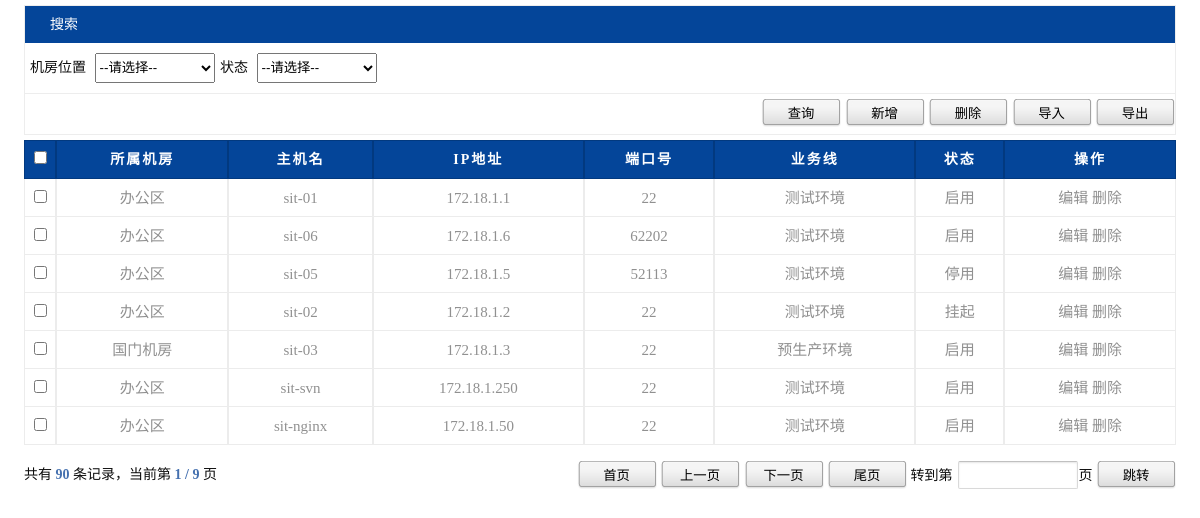
/app01/host_list/ (signed in), run on the app's committed database.
### app01/models.py (models this page shows)
class Host(models.Model):
    nid = models.AutoField(primary_key=True)
    hostname = models.CharField(max_length=32,db_index=True,verbose_name="主机名")
    ip = models.GenericIPAddressField(db_index=True)  #db_index=True 创建索引
    port = models.IntegerField()
    host_status_choices = (
        (1,"启用"),
        (2,"挂起"),
        (3,"停用"),
    )
    host_status_id = models.IntegerField(choices=host_status_choices, default=1)
    a = models.ForeignKey(to='Area',to_field='id')
    b = models.ForeignKey(to='Business',to_field='id')

class Area(models.Model):
    location = models.CharField(max_length=32,null=True)

class Business(models.Model):
    caption = models.CharField(max_length=32)
    code = models.CharField(max_length=32)

### app01/views.py (the view)
    def inner(request,*args,**kwargs):
        if not request.session.get('is_login', None):
            return redirect('/app01/login/')
        return func(request,*args,**kwargs)

### app01/views.py (called while the page is built)
def auth(func):
    def inner(request,*args,**kwargs):
        if not request.session.get('is_login', None):
            return redirect('/app01/login/')
        return func(request,*args,**kwargs)
    return inner

@auth
def host_list(request):
    user = request.session['username']
    host_l = models.Host.objects.all()
    area_l = models.Area.objects.all()
    status_l = []
    for row in host_l:
        status_l.append(row.get_host_status_id_display())
    status_l = list(set(status_l))
    return render(request,'host_list.html',{'host_l':host_l,'area_l':area_l,'status_l':status_l})

### templates/host_list.html (shortened to what this page needs)
<!DOCTYPE html>
<html>
<head>
<link href="/static/css/basic_layout.css" rel="stylesheet" type="text/css">
<link href="/static/css/common_style.css" rel="stylesheet" type="text/css">
<link rel="stylesheet" type="text/css" href="/static/css/jquery.fancybox-1.3.4.css" media="screen"></link>
</head>
<body>
	<form id="submitForm" name="submitForm" action="" method="post">
		<div id="container">
			<div class="ui_content">
				<div class="ui_text_indent">
					<div id="box_border">
						<div id="box_top">搜索</div>
						<div id="box_center">
							机房位置
							<select name="fangyuanEntity.fyXqCode" id="fyXq" class="ui_select01" onchange="getFyDhListByFyXqCode();">
                                <option value="">--请选择--</option>
                            </select>
							状态
							<select name="fangyuanEntity.fyStatus" id="fyStatus" class="ui_select01">
                                <option value="">--请选择--</option>
                            </select>
						</div>
						<div id="box_bottom">
							<input type="button" value="查询" class="ui_input_btn01" onclick="search();" />
							<input type="button" value="新增" class="ui_input_btn01" id="addBtn" />
							<input type="button" value="删除" class="ui_input_btn01" onclick="batchDel();" />
							<input type="button" value="导入" class="ui_input_btn01" id="importBtn" />
							<input type="button" value="导出" class="ui_input_btn01" onclick="exportExcel();" />
						</div>
					</div>
				</div>
			</div>
			<div class="ui_content">
				<div class="ui_tb">
					<table class="table" cellspacing="0" cellpadding="0" width="100%" align="center" border="0">
						<tr>
							<th width="30"><input type="checkbox" id="all" onclick="selectOrClearAllCheckbox(this);" />
							</th>
							<th>所属机房</th>
							<th>主机名</th>
							<th>IP地址</th>
							<th>端口号</th>
							<th>业务线</th>
							<th>状态</th>
							<th>操作</th>
						</tr>
                            {% for row in host_l %}
                                <tr>
                                    <td><input type="checkbox" name="IDCheck" value="{{ row.nid }}" class="acb" /></td>
                                    <td>{{ row.a.location }}</td>
                                    <td>{{ row.hostname }}</td>
                                    <td>{{ row.ip }}</td>
                                    <td>{{ row.port }}</td>
                                    <td>{{ row.b.caption }}</td>
                                    <td>{{ row.get_host_status_id_display }}</td>
                                    <td>
                                        <a href="/app01/hostedit-{{ row.nid }}" class="edit">编辑</a>
                                        <a href="/app01/hostdel-{{ row.nid }}">删除</a>
                                    </td>
                                </tr>
                            {% endfor %}
					</table>
				</div>
				<div class="ui_tb_h30">
					<div class="ui_flt" style="height: 30px; line-height: 30px;">
						共有
						<span class="ui_txt_bold04">90</span>
						条记录，当前第
						<span class="ui_txt_bold04">1
						/
						9</span>
						页
					</div>
					<div class="ui_frt">
							<input type="button" value="首页" class="ui_input_btn01" />
							<input type="button" value="上一页" class="ui_input_btn01" />
							<input type="button" value="下一页" class="ui_input_btn01"
								onclick="jumpNormalPage(2);" />
							<input type="button" value="尾页" class="ui_input_btn01"
								onclick="jumpNormalPage(9);" />
						转到第<input type="text" id="jumpNumTxt" class="ui_input_txt01" />页
							 <input type="button" class="ui_input_btn01" value="跳转" onclick="jumpInputPage(9);" />
					</div>
				</div>
			</div>
		</div>
	</form>
</body>
</html>

### static/css/basic_layout.css (style rules this page uses)
#container { width: 96%; margin: 0 auto; overflow: hidden; }
.ui_content { margin-top: 5px; overflow: auto; clear: both; }
.ui_tb { overflow: visible; margin-bottom: 15px; }
.ui_tb_h30 { height: 30px; overflow: auto; }
#box_border { border: 1px solid #EDEDED; }
#box_top { height: 37px; line-height: 37px; color: #fff; background: #044599; padding-left: 20px; }
#box_center { height: 50px; line-height: 50px; border-bottom: 1px solid #EDEDED; }
#box_bottom { height: 40px; line-height: 40px; text-align: right; }

### static/css/common_style.css (style rules this page uses)
body { margin: 0; font: normal 15px "Microsoft YaHei"; color: #0C0C0C; font-size: 14px; line-height: 20px; }
html { height: 100%; margin: 0; padding: 0; }
body { height: 100%; margin: 0; padding: 0; font-family: "Microsoft Yahei" }
html,body,div,h1,ul,li,select,p,iframe,input,textarea { margin: 0; padding: 0; }
a:link,a:visited,a:hover,a:active { list-style: none; text-decoration: none; color: #909090; }
.table { padding: 0; margin: 0; position: relative; margin: 0 auto; }
.table tbody tr th { background: #044599 no-repeat; text-align: center; border-left: 1px solid #02397F; border-right: 1px solid #02397F; border-bottom: 1px solid #02397F; border-top: 1px solid #02397F; letter-spacing: 2px; text-transform: uppercase; font-size: 14px; color: #fff; height: 37px; }
.table tbody tr td { text-align: center; border-left: 1px solid #ECECEC; border-right: 1px solid #ECECEC; border-bottom: 1px solid #ECECEC; font-size: 15px; color: #909090; height: 37px; }
.ui_text_indent { text-indent: 5px; clear: both; }
.ui_flt { float: left; }
.ui_frt { float: right; }
.ui_select01 { width: 120px; height: 30px; margin: 2px 2px 2px 5px; }
.ui_input_txt01 { width: 108px; height: 16px; margin: 1px 1px 1px 5px; outline: 0; padding: 5px; border: 1px solid; border-color: #C0C0C0 #D9D9D9 #D9D9D9; border-radius: 2px; background: #FFF; box-shadow: inset 0 1px 2px rgba(0, 0, 0, 0.1), 0 1px 0 rgba(255, 255, 255, 0.2); -webkit-transition: box-shadow, border-color .5s ease-in-out; -moz-transition: box-shadow, border-color .5s ease-in-out; -o-transition: box-shadow, border-color .5s ease-in-out; }
.ui_input_btn01 { width: 80px; height: 30px; line-height: 30px; text-align: center; border-style: none; cursor: pointer; font-family: "Microsoft YaHei", "微软雅黑", "sans-serif"; background: url('/static/images/login/btn.jpg') 0px -1px no-repeat; }
.ui_txt_bold04 { color: #4470AF; font-weight: bolder; }

### static/js/artDialog/skins/default.css (style rules this page uses)
body { _margin:0; _height:100%; }

### data on the page
Host: a.location "办公区", hostname "sit-01", ip "172.18.1.1", port "22", b.caption "测试环境", host_status_id "启用"
Host: a.location "办公区", hostname "sit-06", ip "172.18.1.6", port "62202", b.caption "测试环境", host_status_id "启用"
Host: a.location "办公区", hostname "sit-05", ip "172.18.1.5", port "52113", b.caption "测试环境", host_status_id "停用"
Host: a.location "办公区", hostname "sit-02", ip "172.18.1.2", port "22", b.caption "测试环境", host_status_id "挂起"
Host: a.location "国门机房", hostname "sit-03", ip "172.18.1.3", port "22", b.caption "预生产环境", host_status_id "启用"
Host: a.location "办公区", hostname "sit-svn", ip "172.18.1.250", port "22", b.caption "测试环境", host_status_id "启用"
Host: a.location "办公区", hostname "sit-nginx", ip "172.18.1.50", port "22", b.caption "测试环境", host_status_id "启用"
